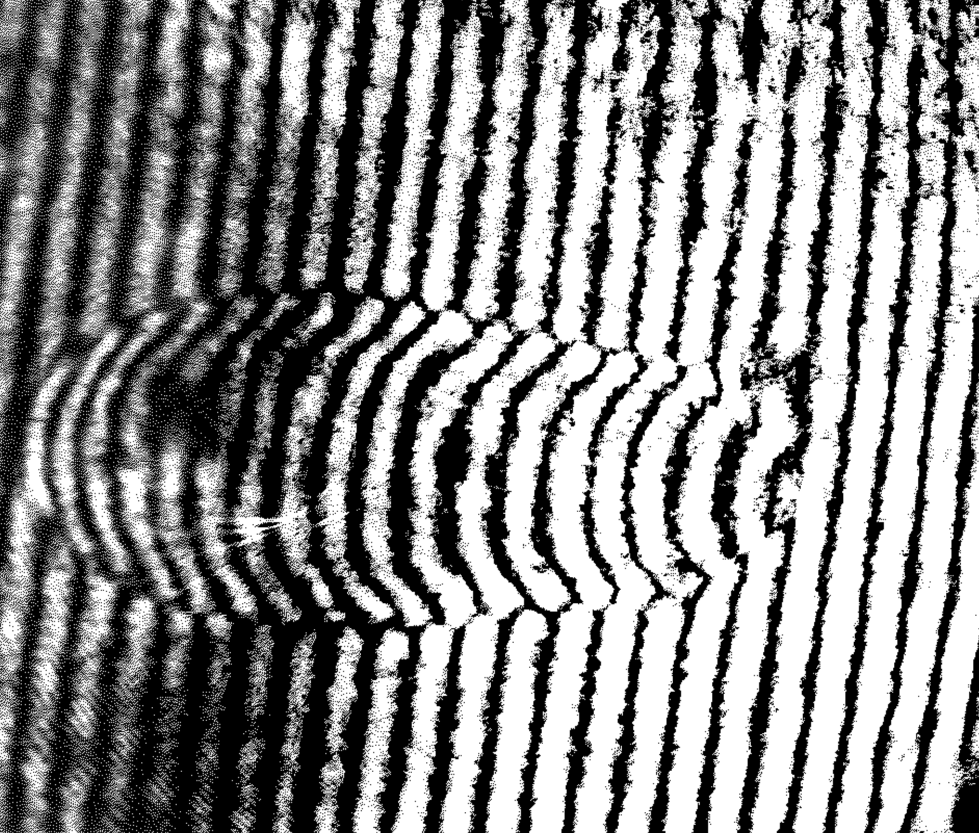
#> input picture plasma_notes/images/interferometer.png, 1958 x 1665 px (shown at 1/2 size)
$ jupyter execute --allow-errors tarea_1_diagnosticos.ipynb   (older library calls are emulated)
#> lines starting #> are read from the running program, lines starting #| are printed output that depends on the picture; after the words box and inside, x2 and y2 are one past the last pixel; in counts of white or black regions, pixels touching at a corner belong together
<h1>Tarea 01: Diagnosticos en Plasmas - FIM4007 </h1>
Nombre: Marco Ribeiro

Fecha Entrega: 03/05/2024

<h2>P1)</h2>

El interferograma que analizaremos sera el siguiente:

<p align="center">

</p>

Primero trataremos de limpiar la imagen, para esto usamos el siguiente codigo para aplicar las siguientes operaciones sobre la imagen en el siguiente orden: la convertimos a escala gris, se aplica un filtro gaussiano, se agudiza, luego se hace una conversion a blanco y negro, y por ultimo un adelgazamiento.

[cell 1]
import numpy as np
import cv2, os
import matplotlib.pyplot as plt

class InterferometerAnalizer:
    #source:https://stackoverflow.com/questions/45322630/how-to-detect-lines-in-opencv
    def __init__(self, image_path):
#> called with image_path = 'images/interferometer.png'
        self.og_img = cv2.imread(image_path)
#> self.og_img is the input picture: shape (1665, 1958, 3); min 0, max 255, mean 135
        self.img = cv2.imread(image_path)

    def process_img(self):
        self.img_to_gray()
        self.gauss_blur_img()
        self.unsharp_mask()
        self.bw_conversion()
        self.thinning()
        self.show_img()

    def save_img(self, saved_file_name):
        cv2.imwrite(saved_file_name, self.img)

    def show_img(self):
        plt.imshow(self.img, cmap='gray')
        plt.show()

    def img_to_gray(self):
        gray_img = cv2.cvtColor(self.img, cv2.COLOR_BGR2GRAY)
        self.img = gray_img
        self.og_img = gray_img

    def gauss_blur_img(self):
        kernel_size = 5
        blur_gray = cv2.GaussianBlur(self.img, (kernel_size, kernel_size), 10)
        self.img = blur_gray

    def unsharp_mask(self):
        alpha, beta, gamma = 1.9, -1.0, 1.0
        unsharp_img = cv2.addWeighted(self.og_img, alpha, self.img, beta, gamma)
        self.img = unsharp_img

    def bw_conversion(self):
        thresh = 200
        img_bw = cv2.threshold(self.img, thresh, 255, cv2.THRESH_BINARY)[1]
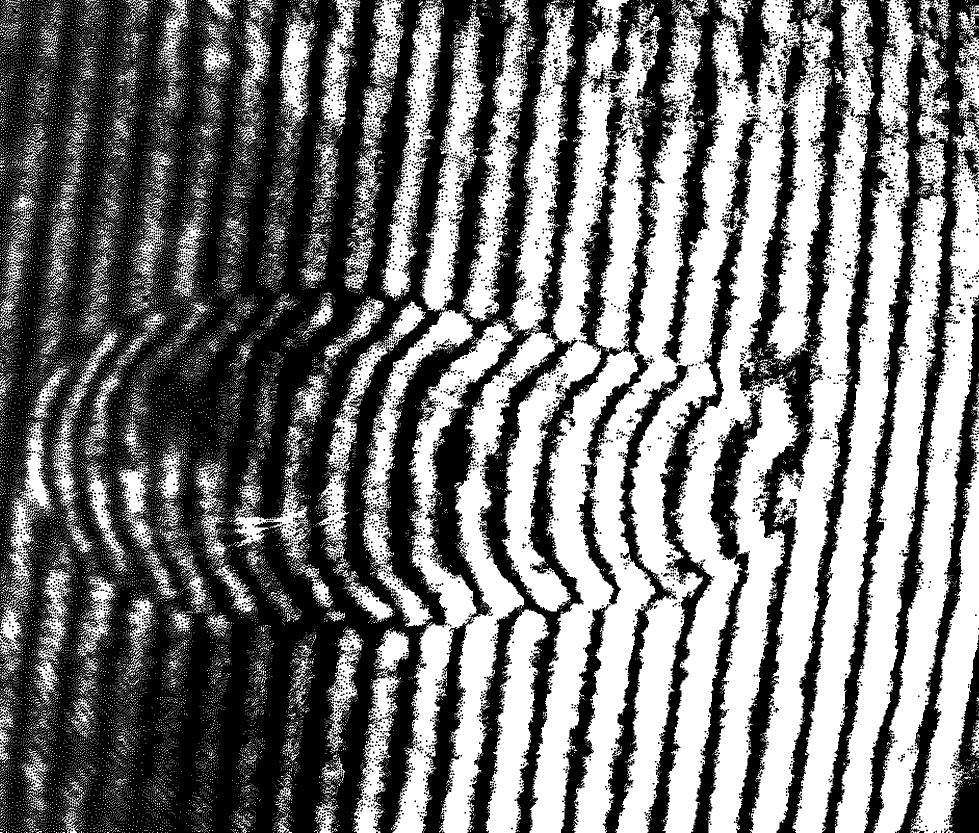
#> img_bw: shape (1665, 1958) (shown at 1/2 size); 45.5% white; 32812 white regions (32212 under 20 px), largest, box (x1, y1, x2, y2) and area: (1059, 0, 1667, 1665) 438165, (785, 0, 1324, 1665) 229470, (1585, 0, 1901, 1665) 173715
        self.img = img_bw

    def thinning(self):
        kernel = np.ones((20,20), np.uint8)
        erosion = cv2.erode(self.img, kernel, iterations=1000)
#> erosion: shape (1665, 1958); every value is 0

    def detect_edges(self):
        low_threshold = 50
        high_threshold = 150
        self.img_edges = cv2.Canny(self.img, low_threshold, high_threshold)

    def get_lines(self):
        rho = 1
        theta = np.pi / 180
        threshold = 15
        min_line_len = 500
        max_line_gap = 15
        self.img_line = np.copy(self.img) * 0
        lines = cv2.HoughLinesP(self.img_edges, rho, theta, threshold, np.array([]), min_line_len, max_line_gap)
        for i in lines:
            for x1, y1, x2, y2 in i:
                cv2.line(self.img_line, (x1, y1), (x2, y2), (255, 0, 0), 5)

        self.img_lines_edges = cv2.addWeighted(self.img, 0.8, self.img_line, 1, 0)

Aplicamos esto sobre la imagen, obteniendo lo siguiente:

[cell 2]
image_path = os.path.join('images', 'interferometer.png')
saved_path = os.path.join('images', 'interferometer_proccessed.png')
a = InterferometerAnalizer(image_path)
a.process_img()
a.save_img(saved_path)

Despues de esto, hacemos correcciones manuales para conectar las lineas discontinuas:

<p align="center">

</p>

Con esto tenemos el interferograma con plasma, pero nos falta la imagen de referencia(sin plasma) para poder realizar el calculo de la densidad electronica. Para obtener dicha imagen de referencia podemos hacer lo siguiente: primero quitamos la parte de la imagen que contiene el plasma:

<p align="center">

</p>

Luego, utilizamos un algoritmo de inpainting para hacer una interpolación, llegando asi a una imagen de referencia sin plasma, con este fin, creamos el siguiente codigo:

[cell 3]
def change_colors(img_file, save_path):
#> called with save_path = 'images/int_1.png'
    img = cv2.imread(img_file)
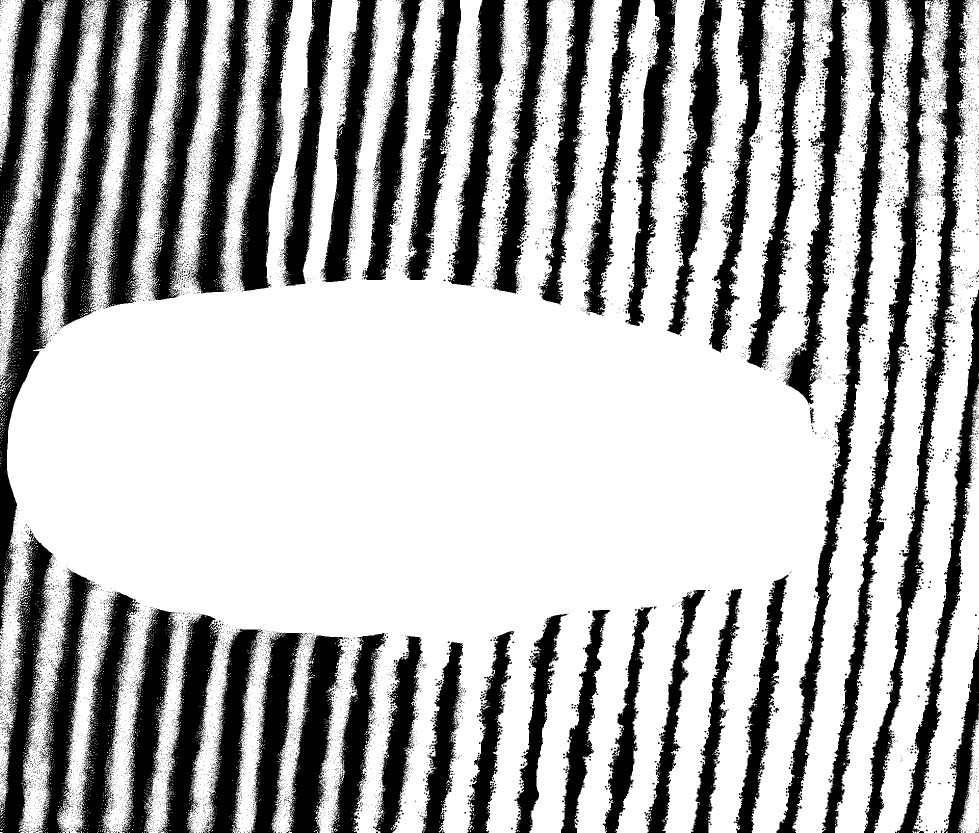
#> input picture plasma_notes/images/interferometer_manual_no_plasma.png, 1958 x 1665 px (shown at 1/2 size)
#> img is the input picture: shape (1665, 1958, 3); 69.6% white; 16334 black regions (16210 under 20 px), largest, box (x1, y1, x2, y2) and area: (0, 0, 190, 1259) 45557, (1553, 0, 1781, 1665) 43640, (1728, 0, 1938, 1665) 42158
    img[np.where((img==[0,0,0]).all(axis=2))] = [0,0,255]
    img[np.where((img==[255,255,255]).all(axis=2))] = [255,0,0]
    cv2.imwrite(save_path, img)
    plt.imshow(img)
    plt.show()

def make_mask(img_file, save_path):
#> called with img_file = 'images/int_1_defect.png', save_path = 'images/int_1_mask.png'
    img = cv2.imread(img_file)
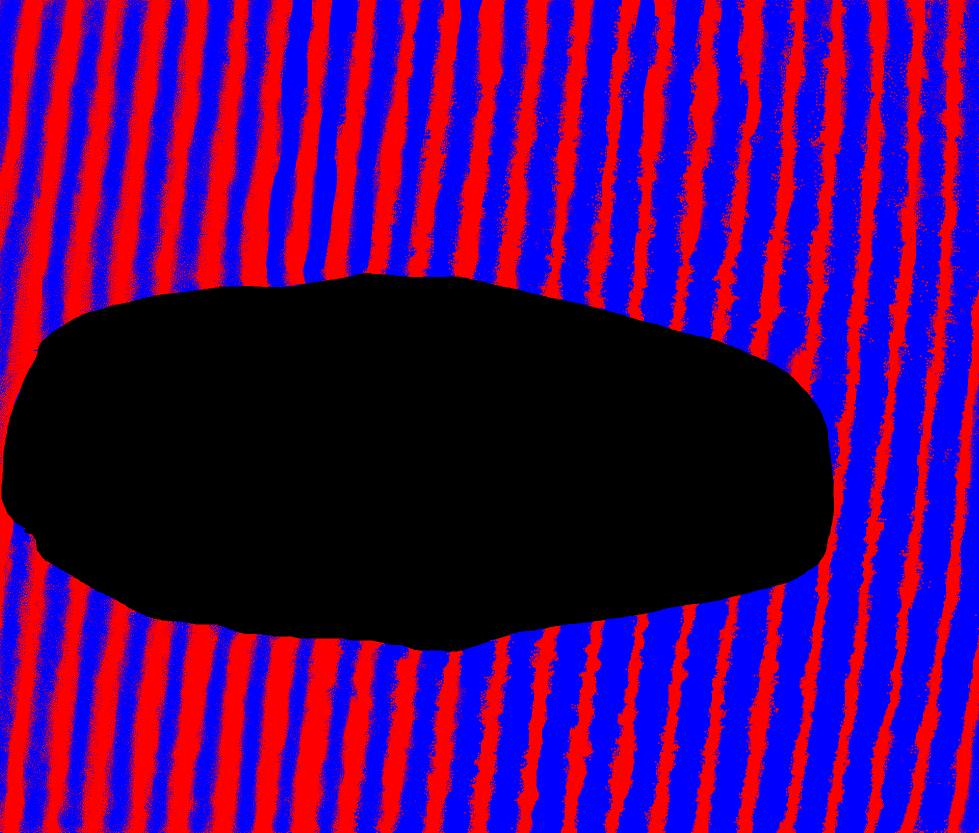
#> input picture plasma_notes/images/int_1_defect.png, 1958 x 1665 px (shown at 1/2 size)
#> img is the input picture: shape (1665, 1958, 3); mean B, G, R 100.9, 0, 75.8
    height, width = img.shape[0], img.shape[1]
#> height = 1665; width = 1958
    for i in range(height):
        for j in range(width):
            if img[i, j].sum() > 0:
                img[i, j] = 0
            else:
                img[i, j] = [255, 255, 255]
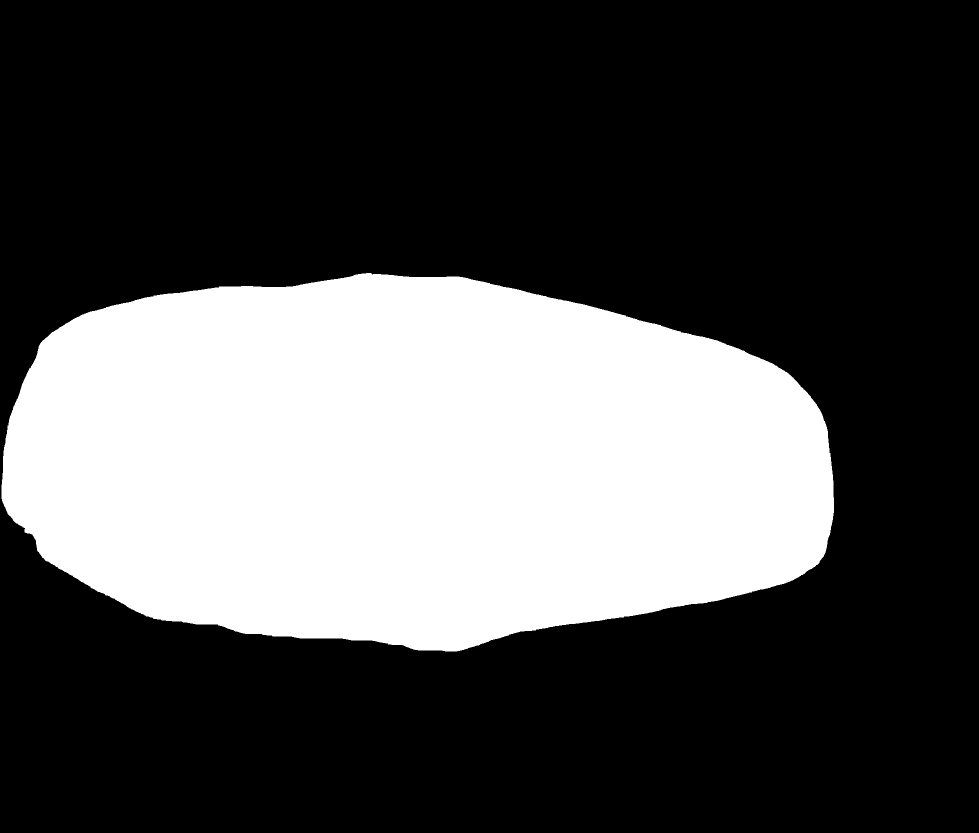
#> img: shape (1665, 1958, 3) (shown at 1/2 size); 30.7% white; 1 white region, box (x1, y1, x2, y2) and area: (3, 546, 1668, 1303) 1000253
    cv2.imwrite(save_path, img)
    plt.imshow(img)
    plt.show()

img_path = os.path.join('images', 'interferometer_manual_no_plasma.png')
save_path = os.path.join('images', 'int_1.png')
change_colors(img_path, save_path)
img_path = os.path.join('images', 'int_1_defect.png')
save_path = os.path.join('images', 'int_1_mask.png')
make_mask(img_path, save_path)

Ahora que tenemos la mascara necesaria, podemos aplicar el inpainting. Dado que no funciona muy bien este algoritmo, decidimos hacerlo manualmente:

<p align="center">

</p>

A continuación se puede ver lo que se obtiene con el metodo de inpainting, dado que el plasma ocupa demasiado espacio de la imagen, el algoritmo no logra reconstruir las lineas.

[cell 4]
def inpainting(img_file, mask_file, save_path):
#> called with img_file = 'images/int_1_defect.png', mask_file = 'images/int_1_mask.png', save_path = 'images/int_1_inpainted.png'
    img = cv2.imread(img_file)
    mask = cv2.imread(mask_file, 0)
    dst = cv2.inpaint(img, mask, 10, cv2.INPAINT_NS)
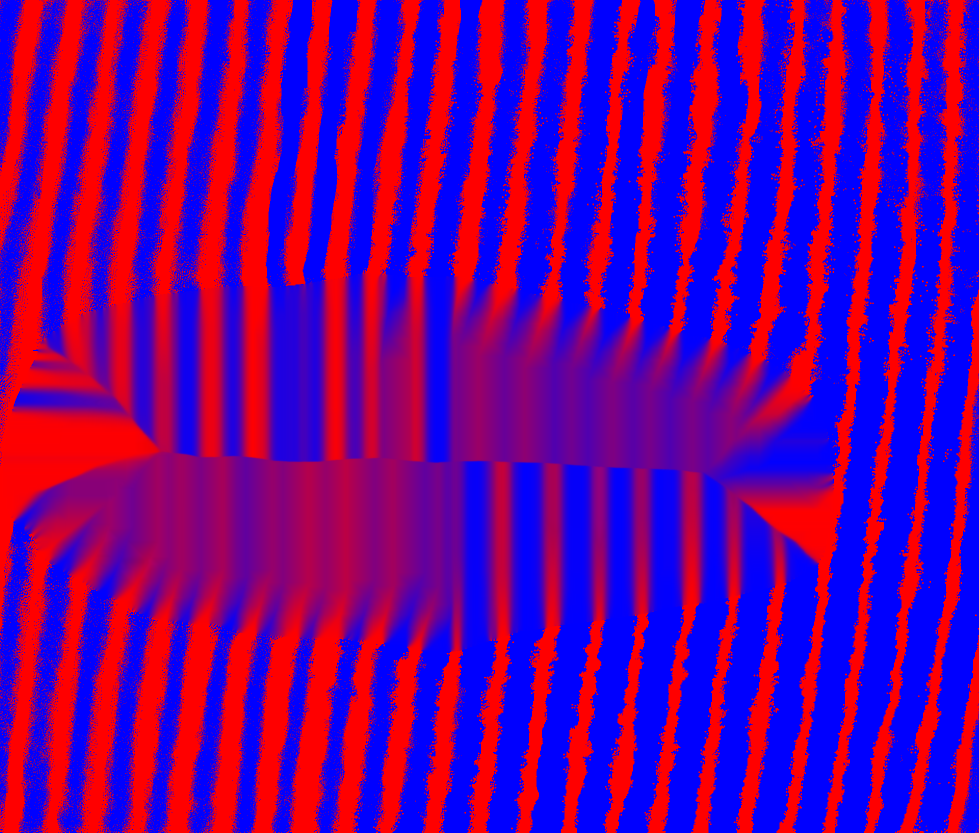
#> dst: shape (1665, 1958, 3) (shown at 1/2 size); mean B, G, R 142, 0, 113
    cv2.imwrite(save_path, dst)
    plt.imshow(dst)
    plt.show()

img_path = os.path.join('images', 'int_1_defect.png')
mask_path =  os.path.join('images', 'int_1_mask.png')
save_path =  os.path.join('images', 'int_1_inpainted.png')
inpainting(img_path, mask_path, save_path)
